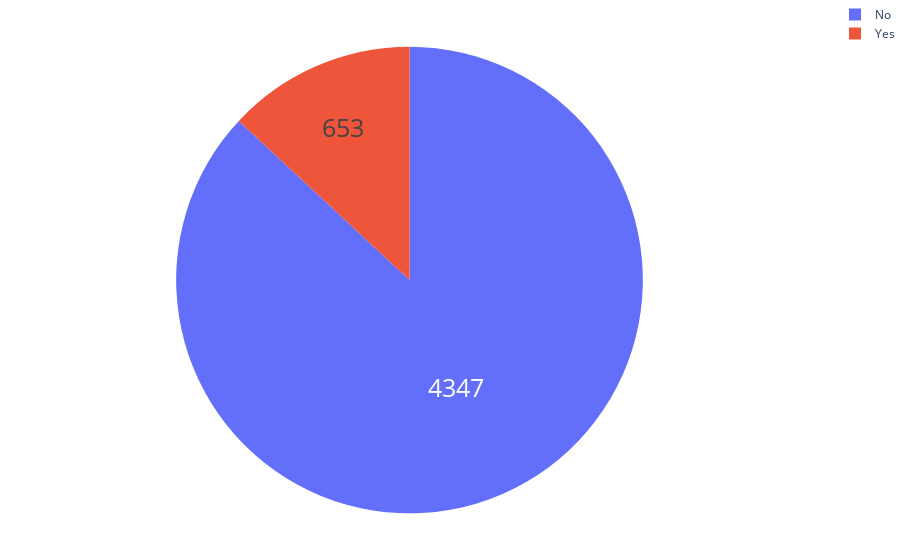

Write notebook code for a chart like this one.
### Markdown cell above
### how to update layout in plotly

### Code cell
labels=df['book_table'].value_counts().index
values=df['book_table'].value_counts().values

trace=go.Pie(labels=labels, values=values,
               hoverinfo='label+percent', 
             textinfo='value', 
               textfont=dict(size=25),
              pull=[0, 0, 0,0.2, 0]
               )
fig=go.Figure(data=trace)


### if we want bigger visual , 
we can set margin as (top , bottom ,left , right)

fig.update_layout(margin=
                  dict(t=0, b=0, l=0, r=0))
fig.show()

### Figure 1 — Plotly figure (JSON) as saved in the notebook; plotly's stock layout.template omitted (floating-point values rounded to 4 significant figures)
{"data": [{"hoverinfo": "label+percent", "labels": ["No", "Yes"], "pull": [0, 0, 0, 0.2, 0], "textfont": {"size": 25}, "textinfo": "value", "type": "pie", "values": [4347, 653]}], "layout": {"margin": {"b": 0, "l": 0, "r": 0, "t": 0}}}
